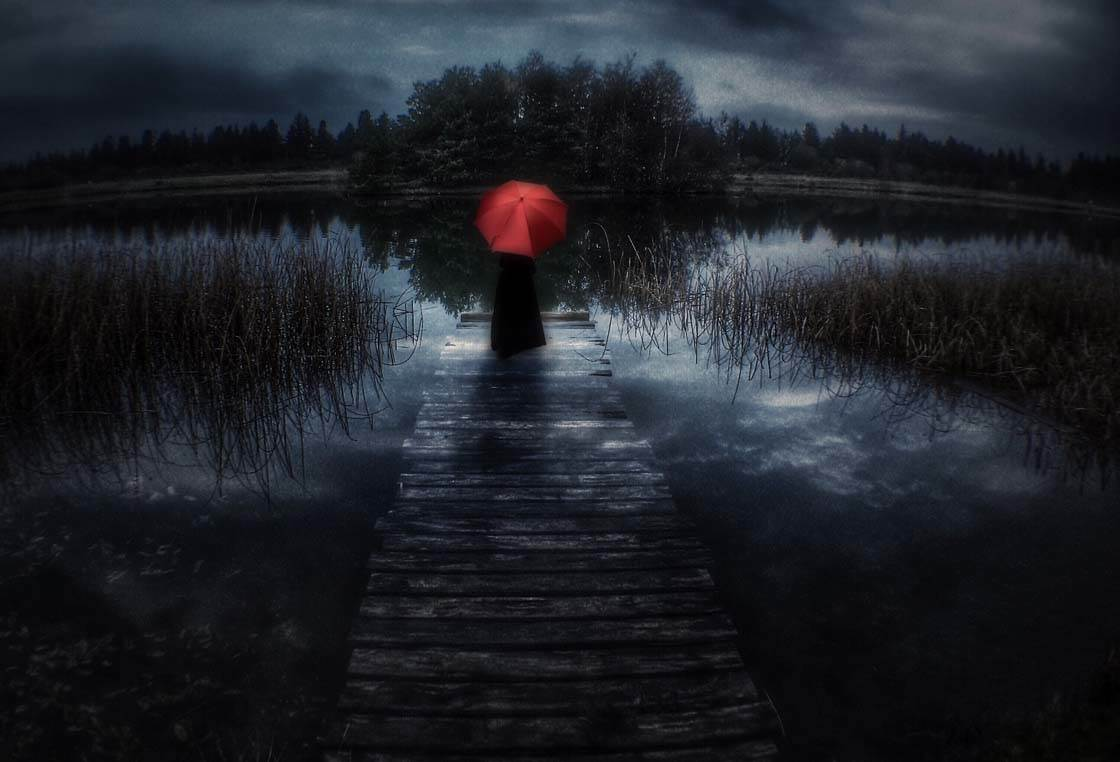
#> input picture Input/Low-Light-iPhone.webp, 1120 x 762 px
$ python -i metrics.py   (imports and definitions only)
#> lines starting #> are read from the running program, lines starting #| are printed output that depends on the picture
"""
Evaluation metrics for the SmartEdge sharpening filter.

Implements the six metrics from the paper (Section III-C):
  - Pm  : mean Sobel gradient magnitude (edge strength)
  - mu  : no-reference sharpness metric (edge thickness, Crete et al.)
  - Lm  : mean luminance
  - NIQE: Natural Image Quality Evaluator
  - PSNR: Peak Signal-to-Noise Ratio (full-reference)
  - SSIM: Structural Similarity Index (full-reference)
"""

import math

import numpy as np
from scipy.ndimage import uniform_filter, gaussian_filter
from scipy.special import gamma

from filters import conv2d
from prewitt_gradient import KX, KY


# ---------------------------------------------------------------------------
# Pm – mean Sobel gradient magnitude (NOT normalised)
# ---------------------------------------------------------------------------

def sobel_magnitude(luma):
    """Return the raw (un-normalised) Sobel gradient magnitude map."""
    gx = conv2d(luma, KX)
    gy = conv2d(luma, KY)
    return np.maximum(np.abs(gx), np.abs(gy))


# [5 lines of commented-out code are left out]


def compute_pm(luma):
    """Pm = mean of the raw Sobel gradient magnitude over all pixels."""
    return float(np.mean(sobel_magnitude(luma)))

# def compute_pm(luma):
#     """Pm = mean of the raw Prewitt gradient magnitude over all pixels."""
#     return float(np.mean(prewitt_magnitude(luma)))


# ---------------------------------------------------------------------------
# mu – no-reference sharpness / blur metric  (Crete-Roffet et al., 2007)
# ---------------------------------------------------------------------------
# Algorithm:
#   1. Re-blur the luminance with a 1-D averaging filter of size h along
#      the horizontal (H) and vertical (V) directions separately.
#   2. For each direction compute the absolute difference between
#      neighbouring pixels for both the original and re-blurred versions.
#   3. Compare variations: blur_dir = max(0, D_orig - D_blur) / D_orig
#   4. mu = max(blur_H, blur_V)   (lower = sharper edges / thinner)
# ---------------------------------------------------------------------------

def _variation(img, axis):
    """Absolute difference between neighbouring pixels along *axis*."""
    return np.abs(np.diff(img, axis=axis))


# [30 lines left out: function compute_mu, not called in this run]


# ---------------------------------------------------------------------------
# Lm – mean luminance
# ---------------------------------------------------------------------------

def compute_lm(luma):
    """Mean luminance of the image."""
    return float(np.mean(luma))


# ---------------------------------------------------------------------------
# PSNR – Peak Signal-to-Noise Ratio (full-reference)
# ---------------------------------------------------------------------------

# [207 lines left out: functions compute_psnr, compute_ssim, _estimate_ggd_params, _estimate_aggd_params, _mscn, _extract_niqe_features and 1 more, not called in this run]


# ---------------------------------------------------------------------------
# Convenience: compute all metrics at once
# ---------------------------------------------------------------------------

def _to_luma(img):
    """Convert image to float32 luminance."""
    if img.ndim == 2:
        return img.astype(np.float32)
    return (img[:, :, 0].astype(np.float32)
            + img[:, :, 1].astype(np.float32)
            + img[:, :, 2].astype(np.float32)) / 3.0


def evaluate(img, reference=None):
    """Return a dict of all evaluation metrics for *img*.

    Parameters
    ----------
    img : ndarray
        The image to evaluate (uint8 or float32, grayscale or BGR).
    reference : ndarray or None
        If provided, PSNR and SSIM are computed against this reference.

    Returns
    -------
    dict  with keys: Pm, mu, Lm, NIQE  (always)
                     PSNR, SSIM         (only when *reference* is given)
    """
    luma = _to_luma(img)

    results = {
        "Pm": compute_pm(luma),
        "mu": compute_mu(luma),
        "Lm": compute_lm(luma),
        "NIQE": compute_niqe(luma),
    }

    if reference is not None:
        ref_luma = _to_luma(reference)
        results["PSNR"] = compute_psnr(ref_luma, luma)
        results["SSIM"] = compute_ssim(ref_luma, luma)

    return results

>>> import cv2
>>> picture = cv2.imread('Input/Low-Light-iPhone.webp', cv2.IMREAD_GRAYSCALE)
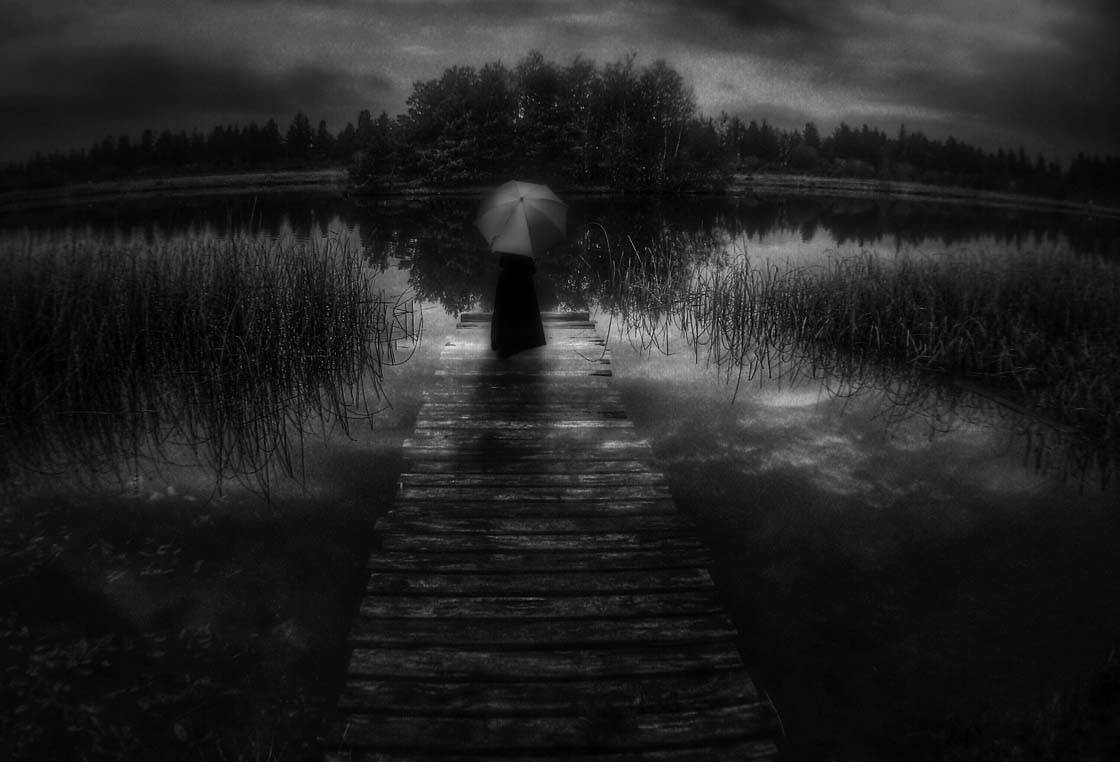
#> picture: shape (762, 1120); min 0, max 238, mean 34.9
>>> result = evaluate(picture)
#> (the run stopped early here; a loop or call above may not have finished)
